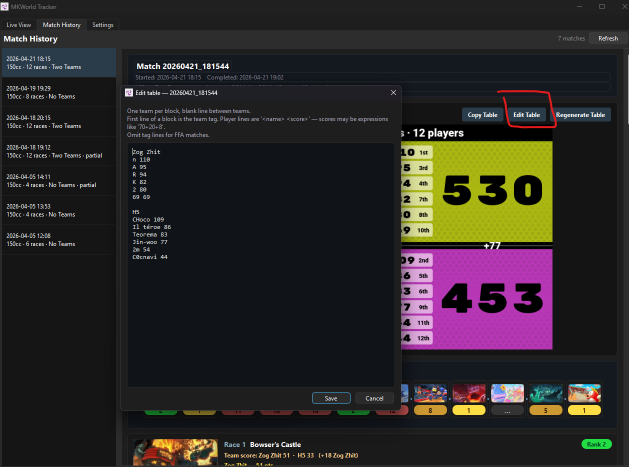
#> input picture assets/images/edittable.png, 1257 x 933 px (shown at 1/2 size)
$ python -i track_select.py   (imports and definitions only)   (older library calls are emulated)
#> lines starting #> are read from the running program, lines starting #| are printed output that depends on the picture; after the words box and inside, x2 and y2 are one past the last pixel; in counts of white or black regions, pixels touching at a corner belong together
#> further down, picture is the input picture: shape (933, 1257, 3); mean B, G, R 38.6, 39.3, 43
from __future__ import annotations

import difflib
import logging
import time

import cv2
import numpy as np
import pytesseract

from mktracker.detection.tracks import TRACK_NAMES

logger = logging.getLogger(__name__)

# OCR the right ~60% of the frame at scale. The track-name banner moves with
# the selected island/cursor, so we can't pin it to a fixed sub-rectangle —
# instead we sparse-OCR a wide region and fuzzy-match every line.
_RIGHT_REGION_X = 0.40

# Scale factor applied before OCR (small text needs upscaling).
_OCR_SCALE = 2

# Threshold for white banner text. The banner is white on a dark translucent
# rounded rectangle; values >=200 pull just the glyphs.
_TEXT_THRESHOLD = 200

# PSM modes tried in order. 11 = sparse text (good for finding a stray banner
# in scenery), 6 = uniform block, 7 = single line.
_PSM_MODES = (11, 6, 7)

# Minimum similarity (0-1) for fuzzy matching against the track list. Set
# tight: real banner OCR consistently returns ratio >=0.95 across all
# fixtures, while incidental text on results screens (character names, etc.)
# tops out around 0.8.
_MATCH_CUTOFF = 0.85

# Seconds to skip detection after a confirmed match.
_COOLDOWN_SECONDS = 15.0

# Player-list-panel detector: we sample a vertical strip well inside the left
# panel, mean-collapse to a 1D row-brightness profile, detrend with a gaussian
# blur, and look at the autocorrelation peak in the lag range covering one
# pill row (~50-180 px on a 1080p frame). The proper track-select screen has
# a clearly periodic pill pattern; voting screens (full-screen world map) and
# in-race overlays (3D scenery) do not. Real fixtures land at 0.43-0.92, but
# real in-game frames can dip to ~0.30 (e.g. transition states with a not-
# yet-fully-rendered panel), so this threshold alone isn't sufficient to
# reject voting screens whose island scenery happens to be periodic — the
# multi-canonical-match check in ``read_track_name`` handles that case.
_PANEL_STRIP_X1 = 0.05
_PANEL_STRIP_X2 = 0.30
_PANEL_DETREND_KSIZE = 51
_PANEL_PERIOD_MIN_LAG = 40
_PANEL_PERIOD_MAX_LAG = 180
_PANEL_AUTOCORR_MIN = 0.30

# Secondary check: count rows in the left strip whose horizontal-edge
# response (Sobel-Y, top-decile threshold) spans ≥40% of the strip width.
# Player-list pills produce wide flat top/bottom edges that span the panel;
# 3D gameplay scenery and voting-screen world-map graphics produce shorter,
# more diagonal edges. Across all 16 positive fixtures this score is 47-98;
# all 6 negative fixtures (voting + gameplay overlays) score 0-43; the
# leaked race-4 frame (Shy Guy Bazaar gameplay overlay, peak 0.301) scores
# 30; the leaked race-8 frame (DK Spaceport gameplay overlay, peak 0.509)
# scores 1. Threshold 45 sits in the gap.
_PANEL_LONG_EDGE_PCTILE = 90  # threshold per-pixel: top-decile Sobel-Y
_PANEL_LONG_EDGE_ROW_FRAC = 0.40  # row counts as "long" if 40%+ pixels are edge
_PANEL_MIN_LONG_EDGES = 45


class TrackSelectDetector:
    """Detects the Mario Kart track-selection screen and reads the track name.

    The track-name banner can appear anywhere on the right-side map (it
    follows the selected island), so OCR sparse-scans the right ~60% and
    fuzzy-matches every line against the canonical track list with a tight
    cutoff. To reject look-alike screens whose text *also* fuzzy-matches a
    canonical name (the voting screen has 3-5 candidate banners; the in-race
    track-name overlay has one), ``has_player_panel`` requires a periodic
    pill-row pattern in the left panel area as a screen pre-check.

    The state machine guards calls to ``detect()`` by game state and applies
    the cooldown after a successful match.
    """

    def __init__(self) -> None:
        self._last_match_time: float = 0.0

    @staticmethod
    def has_player_panel(frame: np.ndarray) -> bool:
        """Return True iff the left side has the periodic pill-row pattern.

        Discriminates the proper track-select screen (which always has the
        player-list panel on the left) from the voting screen (full-screen
        world map, no panel) and from in-race gameplay frames where the
        track-name overlay briefly appears (3D scenery, no panel).

        Two checks combined:

        1. Autocorrelation peak in the row-brightness profile — pill rows
           give a strong periodic signal; smooth scenery does not.
        2. Count of rows whose horizontal Sobel-Y response spans ≥40% of
           the strip width — pill top/bottom edges produce wide horizontal
           lines, but 3D scenery edges are shorter and more diagonal.

        The autocorr alone leaks on gameplay frames whose scenery happens
        to be periodic (race-8 brick-wall corridor scored 0.509); the
        long-edge count alone is enough to reject those.
        """
        h, w = frame.shape[:2]
#> h = 933; w = 1257
        strip = frame[:, int(w * _PANEL_STRIP_X1) : int(w * _PANEL_STRIP_X2)]
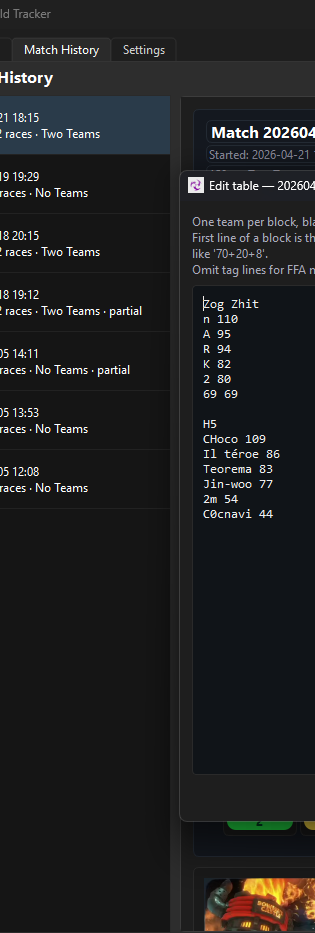
#> strip: shape (933, 315, 3); mean B, G, R 32.2, 31.4, 30.8
        gray = cv2.cvtColor(strip, cv2.COLOR_BGR2GRAY).astype(np.float32)
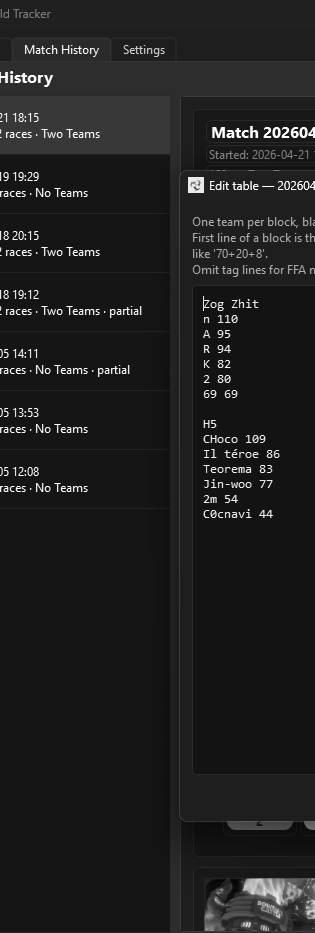
#> gray: shape (933, 315) float32; min 5, max 255, mean 31.3
        profile = gray.mean(axis=1)
#> profile = 933 values, max 108.8 at index 137, min 18.59 at index 830, mean 31.28

        # Detrend so we measure the high-freq pill rhythm, not slow lighting
        # gradients across the panel.
        smoothed = cv2.GaussianBlur(
            profile.reshape(-1, 1), (1, _PANEL_DETREND_KSIZE), 0
        ).flatten()
#> smoothed = 933 values, max 69.05 at index 133, min 20.63 at index 844, mean 31.28
        detrended = profile - smoothed
#> detrended = 933 values, max 42.76 at index 137, min -22.26 at index 138, mean 0.00199
        detrended -= detrended.mean()
#> detrended = 933 values, max 42.76 at index 137, min -22.27 at index 138, mean 3.07e-08

        # Autocorrelation via FFT, normalised to [0, 1] at lag 0.
        n = len(detrended)
#> n = 933
        if n < _PANEL_PERIOD_MAX_LAG + 1:
            return False
        spec = np.fft.fft(detrended, n=2 * n)
        acorr = np.fft.ifft(spec * np.conj(spec)).real[:n]
#> acorr = 933 values, max 49952.4 at index 0, min -19515.8 at index 9, mean 26.77
        if acorr[0] <= 0:
            return False
        acorr /= acorr[0]
#> acorr = 933 values, max 1 at index 0, min -0.391 at index 9, mean 0.000536

        peak = float(
            acorr[_PANEL_PERIOD_MIN_LAG : _PANEL_PERIOD_MAX_LAG + 1].max()
        )
#> peak = 0.346
        if peak < _PANEL_AUTOCORR_MIN:
            return False

        # Long-horizontal-edge count: rejects gameplay overlays whose scenery
        # has periodic structure but no pill-shaped UI rows.
        gray8 = cv2.cvtColor(strip, cv2.COLOR_BGR2GRAY)
        sobel_y = np.abs(cv2.Sobel(gray8, cv2.CV_32F, 0, 1, ksize=3))
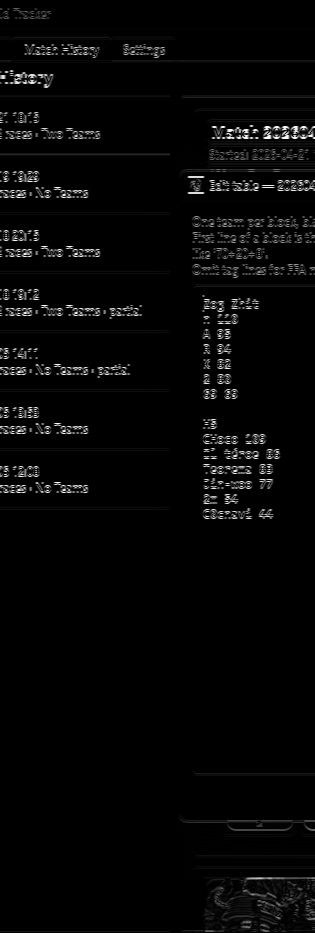
#> sobel_y: shape (933, 315) float32; min 0, max 936, mean 23.2; drawn with min black and max white
        edge_threshold = float(np.percentile(sobel_y, _PANEL_LONG_EDGE_PCTILE))
#> edge_threshold = 32
        binary = sobel_y > edge_threshold
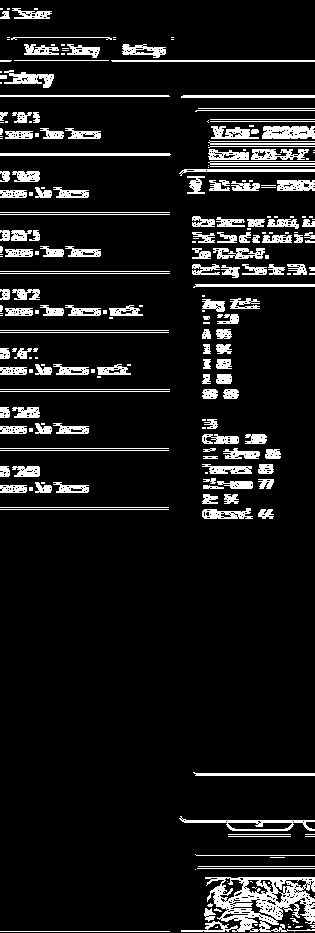
#> binary: shape (933, 315) bool; 9.9% white; 254 white regions (107 under 20 px), largest, box (x1, y1, x2, y2) and area: (181, 877, 315, 932) 3401, (179, 816, 315, 831) 613, (262, 126, 315, 139) 597
        row_frac = binary.mean(axis=1)
#> row_frac = 933 values, max 0.987 at index 60, min 0 at index 0, mean 0.0994
        long_edges = int((row_frac > _PANEL_LONG_EDGE_ROW_FRAC).sum())
#> long_edges = 40
        return long_edges >= _PANEL_MIN_LONG_EDGES

    # [58 lines left out: function read_track_name, not called in this run]

    def detect(self, frame: np.ndarray) -> dict | None:
        """Full pipeline: cooldown gate, panel pre-check, OCR, fuzzy match.

        Returns ``{"track_name": str}`` or ``None``.
        """
        if time.monotonic() - self._last_match_time < _COOLDOWN_SECONDS:
            return None
        if not self.has_player_panel(frame):
            return None
        result = self.read_track_name(frame)
        if result is None:
            return None
        name, _ratio = result
        return {"track_name": name}

>>> import cv2
>>> picture = cv2.imread('../../../assets/images/edittable.png')
>>> result = TrackSelectDetector().detect(picture)
#> result = None
